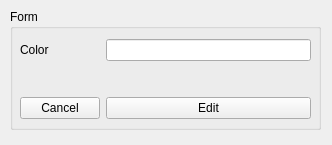
<?xml version="1.0" encoding="UTF-8"?>
<ui version="4.0">
 <class>Form</class>
 <widget class="QWidget" name="Form">
  <property name="geometry">
   <rect>
    <x>0</x>
    <y>0</y>
    <width>332</width>
    <height>145</height>
   </rect>
  </property>
  <property name="windowTitle">
   <string>Form</string>
  </property>
  <widget class="QGroupBox" name="groupBox_3">
   <property name="geometry">
    <rect>
     <x>10</x>
     <y>9</y>
     <width>311</width>
     <height>121</height>
    </rect>
   </property>
   <property name="title">
    <string>Form</string>
   </property>
   <widget class="QWidget" name="formLayoutWidget">
    <property name="geometry">
     <rect>
      <x>10</x>
      <y>30</y>
      <width>291</width>
      <height>84</height>
     </rect>
    </property>
    <layout class="QFormLayout" name="formLayout">
     <property name="horizontalSpacing">
      <number>6</number>
     </property>
     <property name="verticalSpacing">
      <number>36</number>
     </property>
     <item row="0" column="0">
      <widget class="QLabel" name="label">
       <property name="text">
        <string>Color</string>
       </property>
      </widget>
     </item>
     <item row="0" column="1">
      <widget class="QLineEdit" name="color_input">
       <property name="maxLength">
        <number>100</number>
       </property>
      </widget>
     </item>
     <item row="1" column="0">
      <widget class="QPushButton" name="cancel_edit_btn">
       <property name="text">
        <string>Cancel</string>
       </property>
      </widget>
     </item>
     <item row="1" column="1">
      <widget class="QPushButton" name="edit_btn">
       <property name="text">
        <string>Edit</string>
       </property>
      </widget>
     </item>
    </layout>
   </widget>
  </widget>
 </widget>
 <resources/>
 <connections/>
</ui>
